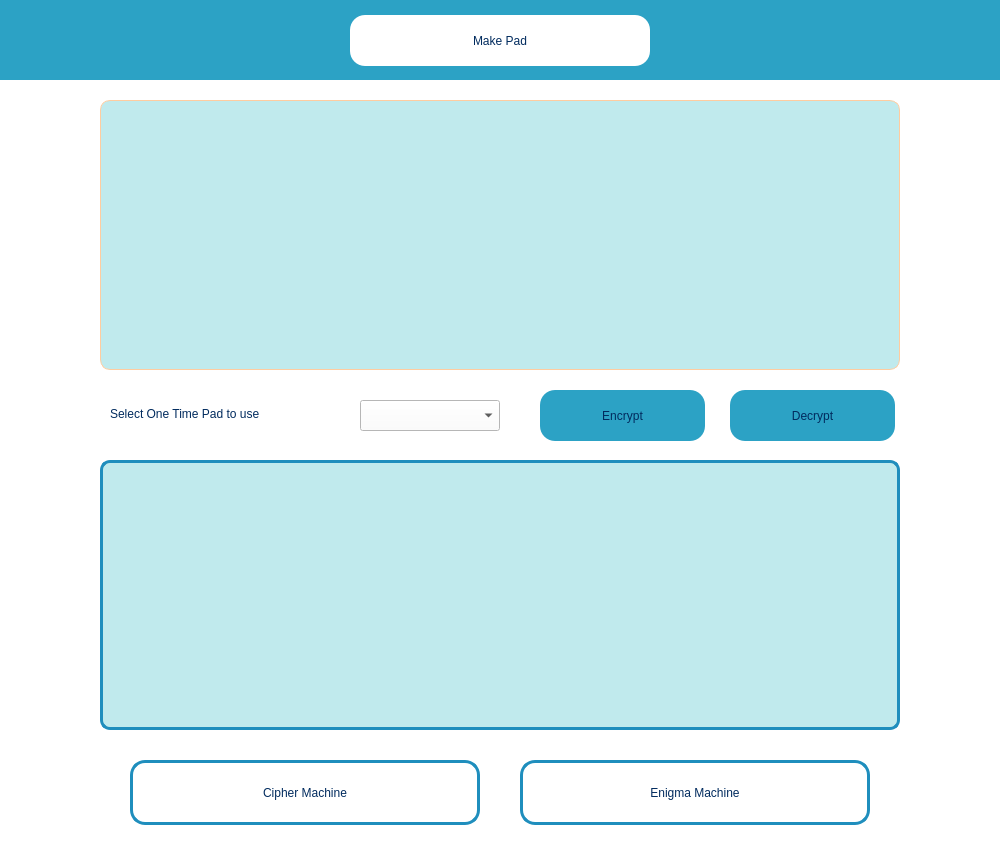
<?xml version="1.0" encoding="UTF-8"?>
<ui version="4.0">
	<class>Dialog</class>
	<widget class="QDialog" name="Dialog">
		<property name="geometry">
			<rect>
				<x>0</x>
				<y>0</y>
				<width>1000</width>
				<height>850</height>
			</rect>
		</property>
		<property name="windowTitle">
			<string>Dialog</string>
		</property>
		<property name="styleSheet">
			<string notr="true">background-color: #ffffff</string>
		</property>
		<widget class="QTextEdit" name="inputText">
			<property name="geometry">
				<rect>
					<x>100</x>
					<y>100</y>
					<width>800</width>
					<height>270</height>
				</rect>
			</property>
			<property name="minimumSize">
				<size>
					<width>400</width>
					<height>0</height>
				</size>
			</property>
			<property name="styleSheet">
				<string notr="true">QTextEdit{
	font: 14pt &quot;MS Shell Dlg 2&quot;;
	border: 1px solid #ffcca0;
	border-radius: 10px; 
	color: #012b5e;
	background-color: #c0eaed;
	padding: 10px;
}

QTextEdit:hover {
	border: 3px solid #1f8ebd;
}
</string>
			</property>
		</widget>
		<widget class="QTextEdit" name="outputText">
			<property name="geometry">
				<rect>
					<x>100</x>
					<y>460</y>
					<width>800</width>
					<height>270</height>
				</rect>
			</property>
			<property name="styleSheet">
				<string notr="true">QTextEdit{
	border: 3px solid #1f8ebd;
	border-radius: 10px; 
	color: #012b5e;
	background-color: #c0eaed;
	padding: 10px;
	font: 14pt &quot;MS Shell Dlg 2&quot;;
}
</string>
			</property>
			<property name="readOnly">
				<bool>true</bool>
			</property>
		</widget>
		<widget class="QPushButton" name="encBut">
			<property name="geometry">
				<rect>
					<x>540</x>
					<y>390</y>
					<width>165</width>
					<height>51</height>
				</rect>
			</property>
			<property name="styleSheet">
				<string notr="true">QPushButton {
	font: 700 10pt &quot;MS Shell Dlg 2&quot;;
	border: none;
	border-left 2px solid transparent;
	border-radius: 15px; 
	background-color: #2ca2c5;
	color: #012b5e;
}

QPushButton:hover {
	background-color: #1f8ebd;
}

QPushButton:pressed {
	background-color: #34acd1;
	color: #fff;
}
</string>
			</property>
			<property name="text">
				<string>Encrypt</string>
			</property>
		</widget>
		<widget class="QPushButton" name="decBut">
			<property name="geometry">
				<rect>
					<x>730</x>
					<y>390</y>
					<width>165</width>
					<height>51</height>
				</rect>
			</property>
			<property name="styleSheet">
				<string notr="true">QPushButton {
	font: 700 10pt &quot;MS Shell Dlg 2&quot;;
	border: none;
	border-left 2px solid transparent;
	border-radius: 15px; 
	background-color: #2ca2c5;
	color: #012b5e;
}

QPushButton:hover {
	background-color: #1f8ebd;
}

QPushButton:pressed {
	background-color: #34acd1;
	color: #fff;
}
</string>
			</property>
			<property name="text">
				<string>Decrypt</string>
			</property>
		</widget>
		<widget class="QLabel" name="label_3">
			<property name="geometry">
				<rect>
					<x>110</x>
					<y>400</y>
					<width>241</width>
					<height>28</height>
				</rect>
			</property>
			<property name="styleSheet">
				<string notr="true">color: #012b5e;
font: 550 10pt &quot;MS Shell Dlg 2&quot;;</string>
			</property>
			<property name="text">
				<string>Select One Time Pad to use</string>
			</property>
		</widget>
		<widget class="QComboBox" name="padList">
			<property name="geometry">
				<rect>
					<x>360</x>
					<y>400</y>
					<width>140</width>
					<height>31</height>
				</rect>
			</property>
			<property name="styleSheet">
				<string notr="true">font: &quot;MS Shell Dlg 2&quot;;
padding-left: 10px;</string>
			</property>
		</widget>
		<widget class="QPushButton" name="enigmaBut">
			<property name="geometry">
				<rect>
					<x>520</x>
					<y>760</y>
					<width>350</width>
					<height>65</height>
				</rect>
			</property>
			<property name="styleSheet">
				<string notr="true">QPushButton {
	font: 700 11pt &quot;MS Shell Dlg 2&quot;;
	border: none;
	border-left 2px solid transparent;
	border-radius: 15px; 
	background-color: #ffffff;
	border: 3px solid #1f8ebd;
	color: #012b5e;
}

QPushButton:hover {
	background-color: #2ca2c5;
}

QPushButton:pressed {
	background-color: #34acd1;
	color: #fff;
}
</string>
			</property>
			<property name="text">
				<string>Enigma Machine</string>
			</property>
		</widget>
		<widget class="QPushButton" name="backBut">
			<property name="geometry">
				<rect>
					<x>130</x>
					<y>760</y>
					<width>350</width>
					<height>65</height>
				</rect>
			</property>
			<property name="styleSheet">
				<string notr="true">QPushButton {
	font: 700 11pt &quot;MS Shell Dlg 2&quot;;
	border: none;
	border-left 2px solid transparent;
	border-radius: 15px; 
	background-color: #ffffff;
	border: 3px solid #1f8ebd;
	color: #012b5e;
}

QPushButton:hover {
	background-color: #2ca2c5;
}

QPushButton:pressed {
	background-color: #34acd1;
	color: #fff;
}
</string>
			</property>
			<property name="text">
				<string>Cipher Machine</string>
			</property>
		</widget>
		<widget class="QWidget" name="widget" native="true">
			<property name="geometry">
				<rect>
					<x>0</x>
					<y>0</y>
					<width>1000</width>
					<height>80</height>
				</rect>
			</property>
			<property name="styleSheet">
				<string notr="true">QWidget{
	background-color: #2ca2c5;
}
</string>
			</property>
			<widget class="QPushButton" name="padBut">
				<property name="geometry">
					<rect>
						<x>350</x>
						<y>15</y>
						<width>300</width>
						<height>51</height>
					</rect>
				</property>
				<property name="styleSheet">
					<string notr="true">QPushButton {
	font: 700 10pt &quot;MS Shell Dlg 2&quot;;
	border: none;
	border-left 2px solid transparent;
	border-radius: 15px; 
	background-color: #ffffff;
	color: #012b5e;
}

QPushButton:hover {
	background-color: #1f8ebd;
}

QPushButton:pressed {
	background-color: #34acd1;
	color: #fff;
}
</string>
				</property>
				<property name="text">
					<string>Make Pad</string>
				</property>
			</widget>
		</widget>
	</widget>
	<resources/>
	<connections/>
</ui>
